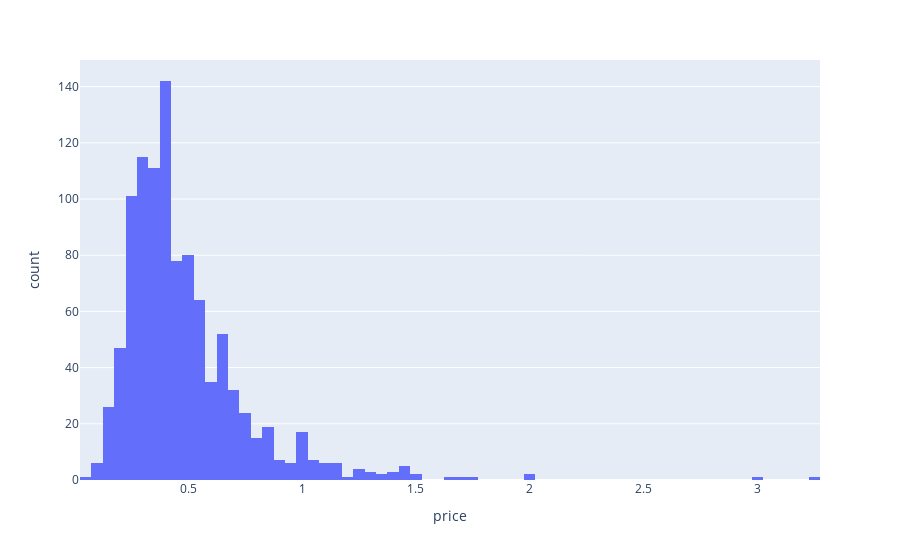

Notebook source saved alongside this figure:
### Code cell
px.histogram(df[df['spaceClass']=='medium'], x='price')

### Figure 1 — Plotly figure (JSON) as saved in the notebook; plotly's stock layout.template omitted (floating-point values rounded to 4 significant figures; data arrays with more than 128 entries replaced by an {"elided": "..."} marker saying what was removed)
{"data": [{"alignmentgroup": "True", "bingroup": "x", "hovertemplate": "price=%{x}<br>count=%{y}<extra></extra>", "legendgroup": "", "marker": {"color": "#636efa", "pattern": {"shape": ""}}, "name": "", "offsetgroup": "", "orientation": "v", "showlegend": false, "type": "histogram", "x": {"elided": "1024 float values"}, "xaxis": "x", "yaxis": "y"}], "layout": {"barmode": "relative", "legend": {"tracegroupgap": 0}, "margin": {"t": 60}, "xaxis": {"anchor": "y", "domain": [0, 1], "title": {"text": "price"}}, "yaxis": {"anchor": "x", "domain": [0, 1], "title": {"text": "count"}}}}
